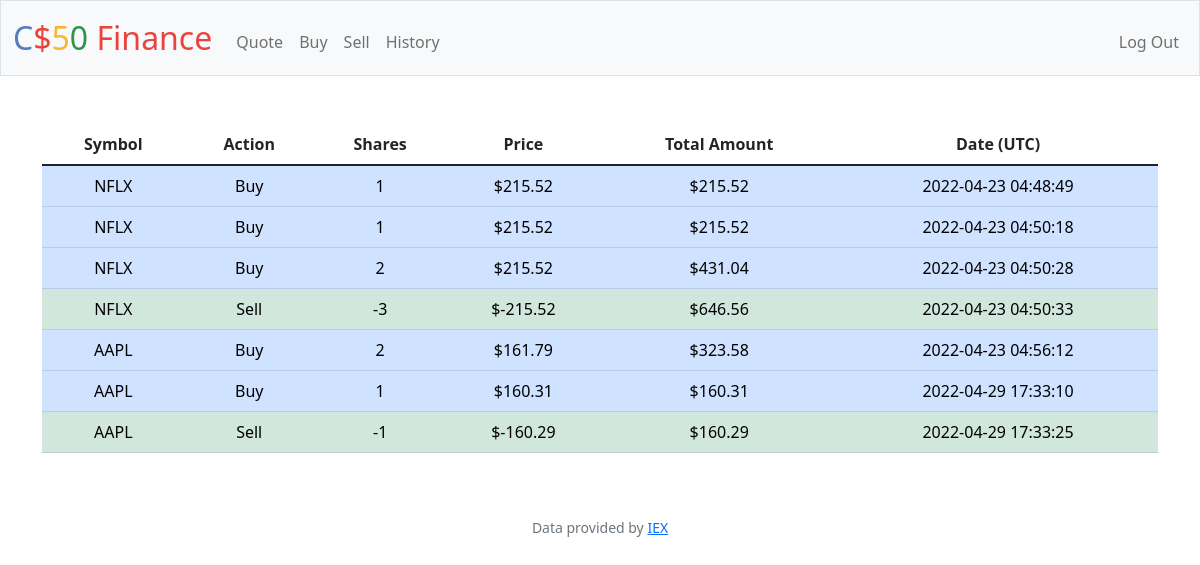
Screenshot of /history (signed in) with the database file from the repository.
### tables this page shows
CREATE TABLE 'transactions' (id INTEGER PRIMARY KEY AUTOINCREMENT NOT NULL,'user_id' NUMERIC NOT NULL, symbol TEXT NOT NULL,'amount' INTEGER NOT NULL,'price' NUMERIC NOT NULL  ,'time' DATETIME NOT NULL DEFAULT CURRENT_TIMESTAMP  , 'owned' BOOLEAN NOT NULL DEFAULT 1, 'total' REAL NOT NULL DEFAULT 0);

### app.py (the view)
@app.route("/history")
@login_required
def history():
    transactions = db.execute("SELECT * FROM transactions WHERE user_id = ?", session["user_id"])
    return render_template("history.html", transactions=transactions)

### app.py (called while the page is built)
@app.after_request
def after_request(response):
    response.headers["Cache-Control"] = "no-cache, no-store, must-revalidate"
    response.headers["Expires"] = 0
    response.headers["Pragma"] = "no-cache"
    return response

### helpers.py (called while the page is built)
def login_required(f):
    @wraps(f)
    def decorated_function(*args, **kwargs):
        if session.get("user_id") is None:
            return redirect("/login")
        return f(*args, **kwargs)
    return decorated_function

def usd(value):
    return f"${value:,.2f}"

### templates/history.html (shortened to what this page needs)
{% extends "layout.html" %}
{% block main %}
<table class="table table-hover">
    <thead>
        <tr>
          <th>Symbol</th>
          <th>Action</th>
          <th>Shares</th>
          <th>Price</th>
          <th>Total Amount</th>
          <th>Date (UTC)</th>
        </tr>
      </thead>
      <tbody>
      {% for row in transactions %}
        {% if row['amount'] > 0 %}
            <tr class="table-primary">
        {% else %}
            <tr class="table-success">
        {%endif%}
                <td>{{row['symbol']}}</td>
                <td>
                    {% if row['amount'] > 0 %}
                        Buy
                    {% else %}
                        Sell
                    {%endif%}
                </td>
                <td>{{row['amount']}}</td>
                <td>{{row['price'] | usd}}</td>
                <td>{{(row['price']*row['amount']) | usd}}</td>
                <td>{{row['time']}}</td>
            </tr>
      {% endfor %}
    </tbody>
  </table>
{% endblock %}

### templates/layout.html (shortened to what this page needs)
<!DOCTYPE html>
<html lang="en">
    <head>
        <link href="https://cdn.jsdelivr.net/npm/bootstrap@5.1.3/dist/css/bootstrap.min.css" rel="stylesheet">
        <link href="/static/styles.css" rel="stylesheet">
    </head>
    <body>
        <nav class="bg-light border navbar navbar-expand-md navbar-light">
            <div class="container-fluid">
                <a class="navbar-brand" href="/"><span class="blue">C</span><span class="red">$</span><span class="yellow">5</span><span class="green">0</span> <span class="red">Finance</span></a>
                <div class="collapse navbar-collapse" id="navbar">
                    {% if session["user_id"] %}
                        <ul class="navbar-nav me-auto mt-2">
                            <li class="nav-item"><a class="nav-link" href="/quote">Quote</a></li>
                            <li class="nav-item"><a class="nav-link" href="/buy">Buy</a></li>
                            <li class="nav-item"><a class="nav-link" href="/sell">Sell</a></li>
                            <li class="nav-item"><a class="nav-link" href="/history">History</a></li>
                        </ul>
                        <ul class="navbar-nav ms-auto mt-2">
                            <li class="nav-item"><a class="nav-link" href="/logout">Log Out</a></li>
                        </ul>
                    {% else %}
                        <ul class="navbar-nav ms-auto mt-2">
                            <li class="nav-item"><a class="nav-link" href="/register">Register</a></li>
                            <li class="nav-item"><a class="nav-link" href="/login">Log In</a></li>
                        </ul>
                    {% endif %}
                </div>
            </div>
        </nav>
        <main class="container py-5 text-center">
            {% block main %}{% endblock %}
        </main>
        <footer class="mb-5 small text-center text-muted">
            Data provided by <a href="https://iexcloud.io/">IEX</a>
        </footer>
    </body>
</html>

### static/styles.css (style rules this page uses)
nav .navbar-brand { font-size: xx-large; }
nav .navbar-brand .blue { color: #537fbe; }
nav .navbar-brand .red { color: #ea433b; }
nav .navbar-brand .yellow { color: #f5b82e; }
nav .navbar-brand .green { color: #2e944b; }

### rows the page displays
transactions: symbol "NFLX", shows "Buy", amount "1", price "$215.52", (row['price']*row['amount'])|usd "$215.52", time "2022-04-23 04:48:49"
transactions: symbol "NFLX", shows "Buy", amount "1", price "$215.52", (row['price']*row['amount'])|usd "$215.52", time "2022-04-23 04:50:18"
transactions: symbol "NFLX", shows "Buy", amount "2", price "$215.52", (row['price']*row['amount'])|usd "$431.04", time "2022-04-23 04:50:28"
transactions: symbol "NFLX", shows "Sell", amount "-3", price "$-215.52", (row['price']*row['amount'])|usd "$646.56", time "2022-04-23 04:50:33"
transactions: symbol "AAPL", shows "Buy", amount "2", price "$161.79", (row['price']*row['amount'])|usd "$323.58", time "2022-04-23 04:56:12"
transactions: symbol "AAPL", shows "Buy", amount "1", price "$160.31", (row['price']*row['amount'])|usd "$160.31", time "2022-04-29 17:33:10"
transactions: symbol "AAPL", shows "Sell", amount "-1", price "$-160.29", (row['price']*row['amount'])|usd "$160.29", time "2022-04-29 17:33:25"
